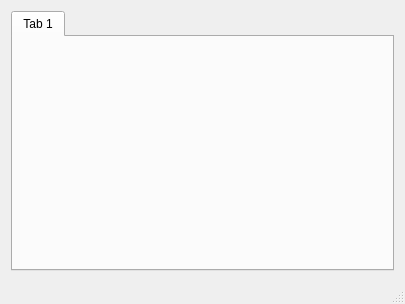
<?xml version="1.0" encoding="UTF-8"?>
<ui version="4.0">
 <class>MainWindow</class>
 <widget class="QMainWindow" name="MainWindow">
  <property name="geometry">
   <rect>
    <x>0</x>
    <y>0</y>
    <width>405</width>
    <height>304</height>
   </rect>
  </property>
  <property name="windowTitle">
   <string>MainWindow</string>
  </property>
  <property name="dockNestingEnabled">
   <bool>true</bool>
  </property>
  <widget class="QWidget" name="centralWidget">
   <layout class="QGridLayout" name="gridLayout">
    <item row="0" column="0">
     <widget class="QTabWidget" name="tabWidget">
      <property name="currentIndex">
       <number>0</number>
      </property>
      <widget class="QWidget" name="tab">
       <attribute name="title">
        <string>Tab 1</string>
       </attribute>
      </widget>
     </widget>
    </item>
   </layout>
  </widget>
  <widget class="QMenuBar" name="menuBar">
   <property name="geometry">
    <rect>
     <x>0</x>
     <y>0</y>
     <width>405</width>
     <height>20</height>
    </rect>
   </property>
  </widget>
  <widget class="QStatusBar" name="statusBar"/>
 </widget>
 <layoutdefault spacing="6" margin="11"/>
 <resources/>
 <connections/>
</ui>
